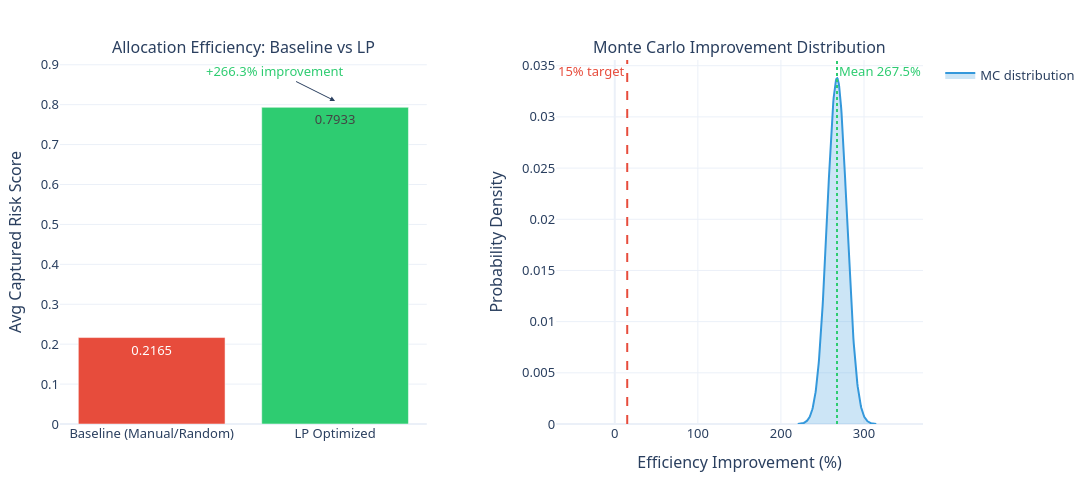
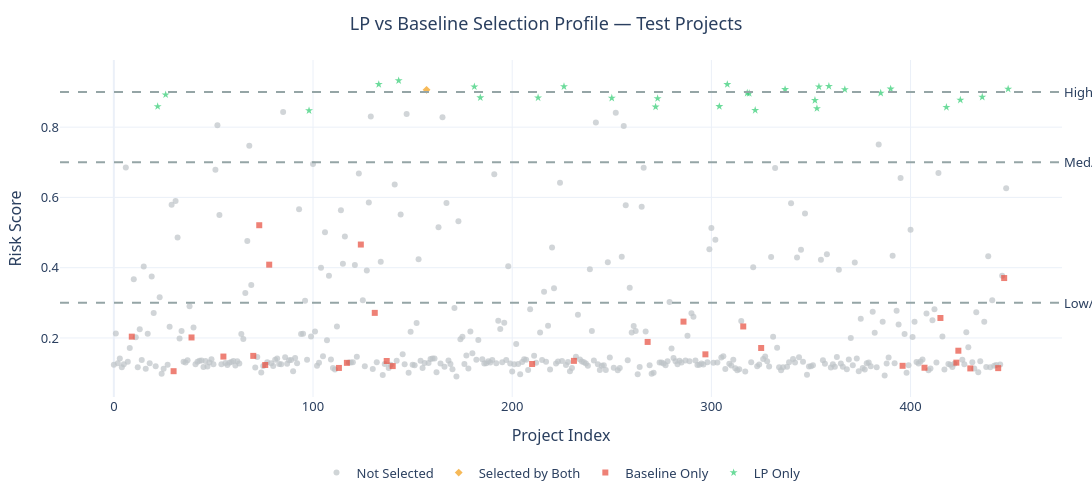

Write notebook code for charts like these, in order.
### Code cell
# Objective 4 Visualisations

# 1. Baseline vs LP efficiency comparison + MC distribution
fig4 = plot_optimization_comparison(
    eff_base_val, eff_lp_val, improvement_pct, mc_results,
    "optimization_comparison.png",
)
fig4.show()

# 2. LP selection profile: which projects each method chose
fig5 = plot_lp_selection_profile(
    risk_scores_te, risk_tiers_te,
    result_lp["selected_idx"], result_base["selected_idx"],
    "lp_selection_profile.png",
)
fig5.show()

### Figure 1 — Plotly figure (JSON) as saved in the notebook; plotly's stock layout.template omitted (floating-point values rounded to 4 significant figures; data arrays with more than 128 entries replaced by an {"elided": "..."} marker saying what was removed)
{"data": [{"hovertemplate": "%{x}<br>Efficiency: %{y:.4f}<extra></extra>", "marker": {"color": ["#e74c3c", "#2ecc71"]}, "showlegend": false, "text": ["0.2165", "0.7933"], "textposition": "auto", "type": "bar", "x": ["Baseline (Manual/Random)", "LP Optimized"], "xaxis": "x", "y": [0.2165, 0.7933], "yaxis": "y"}, {"fill": "tozeroy", "fillcolor": "rgba(52,152,219,0.25)", "hovertemplate": "Improvement: %{x:.1f}%<extra></extra>", "line": {"color": "#3498db", "width": 2}, "mode": "lines", "name": "MC distribution", "type": "scatter", "x": {"elided": "200 float values"}, "xaxis": "x2", "y": {"elided": "200 float values"}, "yaxis": "y2"}], "layout": {"annotations": [{"font": {"size": 16}, "showarrow": false, "text": "Allocation Efficiency: Baseline vs LP", "x": 0.2125, "xanchor": "center", "xref": "paper", "y": 1, "yanchor": "bottom", "yref": "paper"}, {"font": {"size": 16}, "showarrow": false, "text": "Monte Carlo Improvement Distribution", "x": 0.7875, "xanchor": "center", "xref": "paper", "y": 1, "yanchor": "bottom", "yref": "paper"}, {"arrowhead": 2, "ax": -60, "ay": -30, "font": {"color": "#2ecc71", "family": "Segoe UI", "size": 13}, "showarrow": true, "text": "+266.3% improvement", "x": 1, "xref": "x", "y": 0.8092, "yref": "y"}, {"font": {"color": "#e74c3c"}, "showarrow": false, "text": "15% target", "x": 15, "xanchor": "right", "xref": "x2", "y": 1, "yanchor": "top", "yref": "y2 domain"}, {"font": {"color": "#2ecc71"}, "showarrow": false, "text": "Mean 267.5%", "x": 267.5, "xanchor": "left", "xref": "x2", "y": 1, "yanchor": "top", "yref": "y2 domain"}], "font": {"family": "Segoe UI, sans-serif", "size": 13}, "height": 480, "margin": {"b": 50, "l": 60, "r": 30, "t": 60}, "shapes": [{"line": {"color": "#e74c3c", "dash": "dash"}, "type": "line", "x0": 15, "x1": 15, "xref": "x2", "y0": 0, "y1": 1, "yref": "y2 domain"}, {"line": {"color": "#2ecc71", "dash": "dot"}, "type": "line", "x0": 267.5, "x1": 267.5, "xref": "x2", "y0": 0, "y1": 1, "yref": "y2 domain"}], "width": 1100, "xaxis": {"anchor": "y", "domain": [0, 0.425]}, "xaxis2": {"anchor": "y2", "domain": [0.575, 1], "title": {"text": "Efficiency Improvement (%)"}}, "yaxis": {"anchor": "x", "domain": [0, 1], "title": {"text": "Avg Captured Risk Score"}}, "yaxis2": {"anchor": "x2", "domain": [0, 1], "title": {"text": "Probability Density"}}}}

### Figure 2 — Plotly figure (JSON) as saved in the notebook; plotly's stock layout.template omitted (floating-point values rounded to 4 significant figures; data arrays with more than 128 entries replaced by an {"elided": "..."} marker saying what was removed)
{"data": [{"customdata": {"elided": "391 str values"}, "hovertemplate": "Project %{x}<br>Risk: %{y:.4f}<br>Tier: %{customdata}<extra></extra>", "marker": {"color": "#bdc3c7", "opacity": 0.7, "size": 6, "symbol": "circle"}, "mode": "markers", "name": "Not Selected", "type": "scatter", "x": {"elided": "391 int values"}, "y": {"elided": "391 float values"}}, {"customdata": ["Critical"], "hovertemplate": "Project %{x}<br>Risk: %{y:.4f}<br>Tier: %{customdata}<extra></extra>", "marker": {"color": "#f39c12", "opacity": 0.7, "size": 6, "symbol": "diamond"}, "mode": "markers", "name": "Selected by Both", "type": "scatter", "x": [157], "y": [0.9063]}, {"customdata": ["Low", "Low", "Low", "Low", "Low", "Medium", "Low", "Medium", "Low", "Low", "Medium", "Low", "Low", "Low", "Low", "Low", "Low", "Low", "Low", "Low", "Low", "Low", "Low", "Low", "Low", "Low", "Low", "Low", "Medium"], "hovertemplate": "Project %{x}<br>Risk: %{y:.4f}<br>Tier: %{customdata}<extra></extra>", "marker": {"color": "#e74c3c", "opacity": 0.7, "size": 6, "symbol": "square"}, "mode": "markers", "name": "Baseline Only", "type": "scatter", "x": [9, 30, 39, 55, 70, 73, 76, 78, 113, 117, 124, 131, 137, 140, 210, 231, 268, 286, 297, 316, 325, 396, 407, 415, 423, 424, 430, 444, 447], "y": [0.2037, 0.1054, 0.2014, 0.147, 0.149, 0.5209, 0.1231, 0.4086, 0.1146, 0.1291, 0.4659, 0.2714, 0.1344, 0.12, 0.1259, 0.1348, 0.1887, 0.2464, 0.1534, 0.2327, 0.1715, 0.1207, 0.1152, 0.2569, 0.1297, 0.1636, 0.1133, 0.1141, 0.3705]}, {"customdata": ["High", "High", "High", "Critical", "Critical", "Critical", "High", "High", "Critical", "High", "High", "High", "High", "Critical", "High", "High", "High", "Critical", "High", "High", "Critical", "Critical", "Critical", "High", "Critical", "High", "High", "High", "Critical"], "hovertemplate": "Project %{x}<br>Risk: %{y:.4f}<br>Tier: %{customdata}<extra></extra>", "marker": {"color": "#2ecc71", "opacity": 0.7, "size": 6, "symbol": "star"}, "mode": "markers", "name": "LP Only", "type": "scatter", "x": [22, 26, 98, 133, 143, 181, 184, 213, 226, 250, 272, 273, 304, 308, 318, 319, 322, 337, 352, 353, 354, 359, 367, 385, 390, 418, 425, 436, 449], "y": [0.8589, 0.8925, 0.8472, 0.9219, 0.9326, 0.9151, 0.884, 0.8838, 0.9157, 0.8829, 0.8576, 0.8817, 0.8592, 0.9217, 0.8971, 0.8961, 0.8482, 0.9075, 0.8765, 0.8533, 0.9151, 0.9165, 0.9073, 0.8971, 0.909, 0.8567, 0.8774, 0.8857, 0.9087]}], "layout": {"annotations": [{"showarrow": false, "text": "Low/Med", "x": 1, "xanchor": "left", "xref": "x domain", "y": 0.3, "yanchor": "middle", "yref": "y"}, {"showarrow": false, "text": "Med/High", "x": 1, "xanchor": "left", "xref": "x domain", "y": 0.7, "yanchor": "middle", "yref": "y"}, {"showarrow": false, "text": "High/Crit", "x": 1, "xanchor": "left", "xref": "x domain", "y": 0.9, "yanchor": "middle", "yref": "y"}], "font": {"family": "Segoe UI, sans-serif", "size": 13}, "height": 500, "legend": {"orientation": "h", "x": 0.5, "xanchor": "center", "y": -0.18}, "margin": {"b": 50, "l": 60, "r": 30, "t": 60}, "shapes": [{"line": {"color": "#95a5a6", "dash": "dash"}, "type": "line", "x0": 0, "x1": 1, "xref": "x domain", "y0": 0.3, "y1": 0.3, "yref": "y"}, {"line": {"color": "#95a5a6", "dash": "dash"}, "type": "line", "x0": 0, "x1": 1, "xref": "x domain", "y0": 0.7, "y1": 0.7, "yref": "y"}, {"line": {"color": "#95a5a6", "dash": "dash"}, "type": "line", "x0": 0, "x1": 1, "xref": "x domain", "y0": 0.9, "y1": 0.9, "yref": "y"}], "title": {"text": "LP vs Baseline Selection Profile — Test Projects", "x": 0.5}, "width": 1100, "xaxis": {"title": {"text": "Project Index"}}, "yaxis": {"title": {"text": "Risk Score"}}}}
